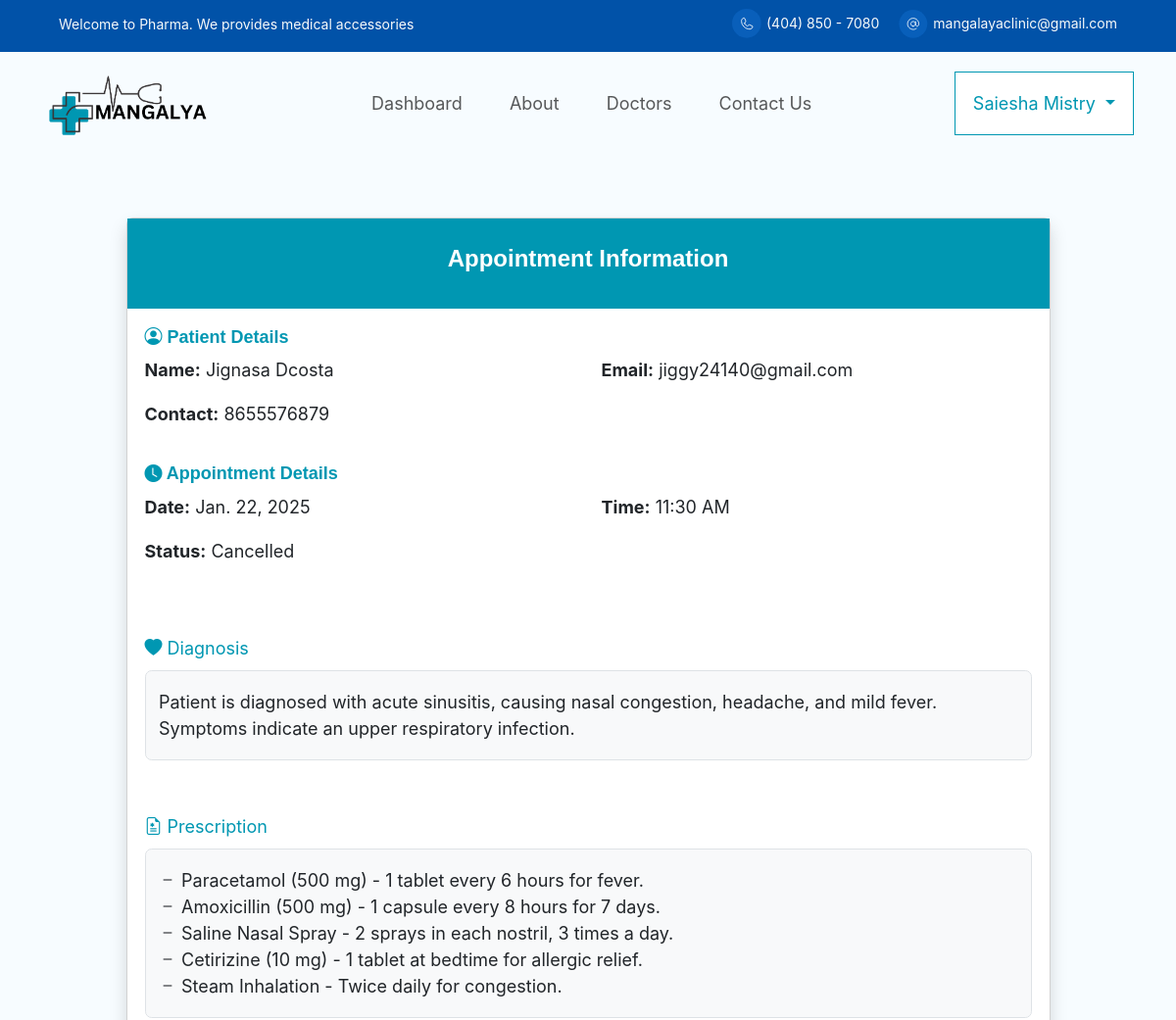
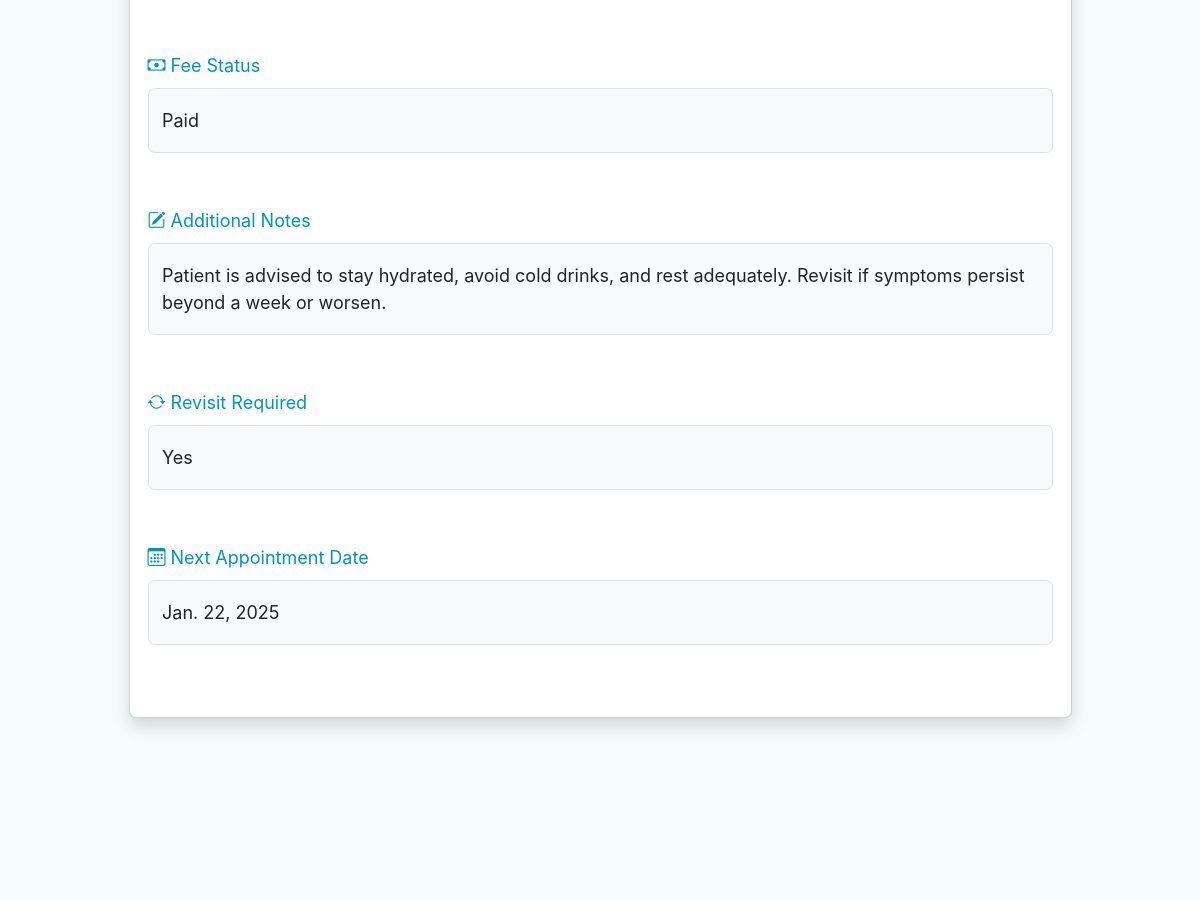
Page /doctor_appointment_detail/2/ (signed in, upper part) on the earlier database version (2 pictures, top to bottom).
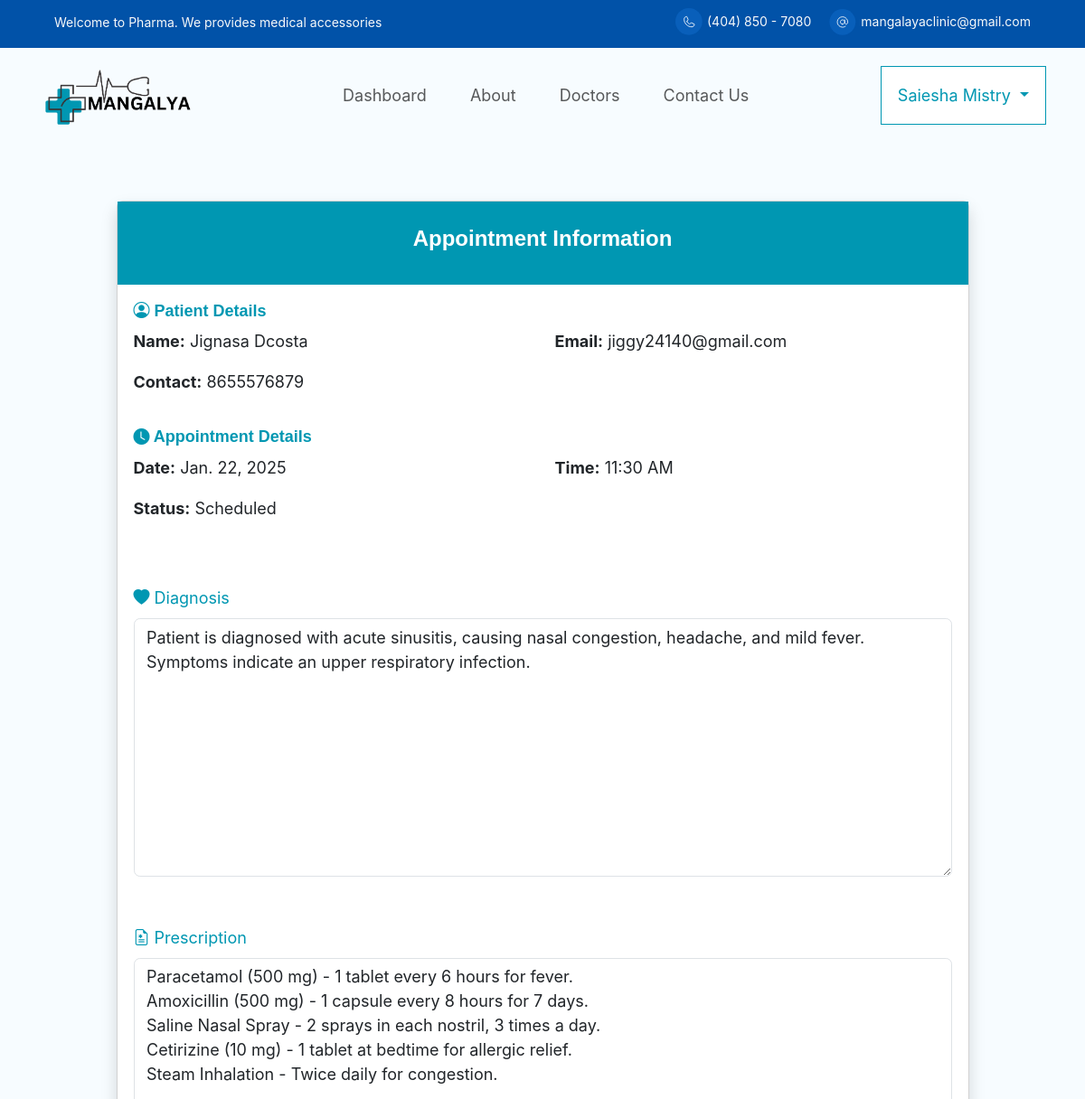
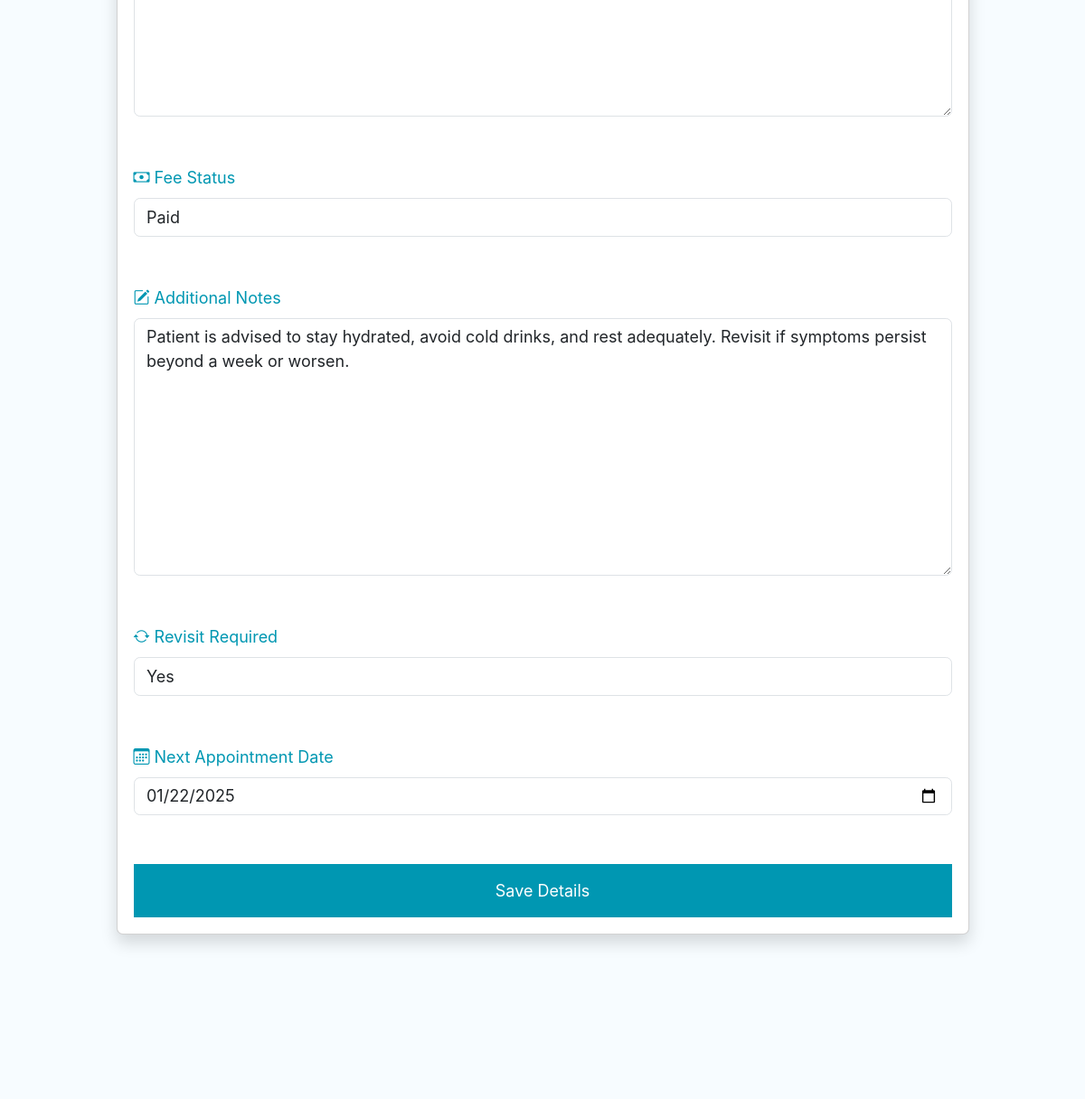
Same page on the later database version (2 pictures, top to bottom).
### appointment/models.py (models this page shows, shortened)
class Appointment(models.Model):
    STATUS_CHOICES = [
        ('Scheduled', 'Scheduled'),
        ('Completed', 'Completed'),
        ('Cancelled', 'Cancelled'),
    ]
    patient = models.ForeignKey(CustomUser, on_delete=models.CASCADE, related_name='appointments', limit_choices_to={'is_patient': True})
    doctor = models.ForeignKey(CustomUser, on_delete=models.CASCADE, related_name='appointments_as_doctor', limit_choices_to={'is_doctor': True})
    date = models.DateField()
    time = models.CharField(max_length=10, choices=TIME_SLOT_CHOICES)
    status = models.CharField(max_length=10, choices=STATUS_CHOICES, default='Scheduled')

class AppointmentDetail(models.Model):
    appointment = models.OneToOneField(Appointment, on_delete=models.CASCADE, related_name='details')
    diagnosis = models.TextField()
    prescription = models.TextField(null=True, blank=True)
    fee_status = models.CharField(max_length=10, choices=[('', 'Select Status'),('Paid', 'Paid'), ('Unpaid', 'Unpaid')],)
    additional_notes = models.TextField(blank=True, null=True)
    revisit_required = models.CharField(max_length=10, choices=[('Yes', 'Yes'), ('No', 'No')],)
    revisit_date = models.DateField(blank=True, null=True)

class CustomUser(AbstractUser):
    email = models.EmailField(unique=True)  # Use email as the unique identifier
    is_patient = models.BooleanField(default=False, db_index=True)
    is_doctor = models.BooleanField(default=False, db_index=True)
    user_permissions=models.ManyToManyField('auth.Permission',related_name='account_user_permission_set',blank=True)
    groups = models.ManyToManyField('auth.Group',related_name='account_user_set',blank=True)
    USERNAME_FIELD = 'email'
    REQUIRED_FIELDS = ['username']
    class Meta:
        indexes = [
            models.Index(fields=['username']),
            models.Index(fields=['email']),
        ]

class PatientProfile(models.Model):
    user = models.OneToOneField(CustomUser, on_delete=models.CASCADE, related_name='patient_profile')
    date_of_birth = models.DateField()
    gender = models.CharField(max_length=1, choices=GENDER_CHOICES)
    contact_number = models.CharField(max_length=15)

### appointment/views.py (the view)
# urls.py: path('doctor_appointment_detail/<int:pid>/', views.doctor_appointment_detail,name='doctor_appointment_detail'),
@login_required
def doctor_appointment_detail(request, pid):
    appointment = get_object_or_404(Appointment, id=pid)
    appointment_detail, created = AppointmentDetail.objects.get_or_create(appointment=appointment)
    prescription_lines = appointment_detail.prescription.splitlines() if appointment_detail.prescription else []
    if request.method == 'POST':
        form = AppointmentDetailForm(request.POST, instance=appointment_detail)
        if form.is_valid():
            form.save()
            return redirect('doctor_dashboard')
    else:
        form = AppointmentDetailForm(instance=appointment_detail)
    return render(request, 'doctor_appointment_detail.html', {
        'form': form,
        'appointment': appointment,
        'prescription_lines': prescription_lines,
    })

### appointment/forms.py (shortened to what this page needs)
class AppointmentDetailForm(forms.ModelForm):
    class Meta:
        model = AppointmentDetail
        fields = ['diagnosis', 'prescription', 'fee_status', 'additional_notes', 'revisit_required', 'revisit_date']
        widgets = {
            'diagnosis': forms.Textarea(attrs={'class': 'form-control'}),
            'prescription': forms.Textarea(attrs={'class': 'form-control'}),
            'fee_status': forms.Select(attrs={'class': 'form-control'}),
            'additional_notes': forms.Textarea(attrs={'class': 'form-control'}),
            'revisit_required': forms.Select(attrs={'class': 'form-control'}),
            'revisit_date': forms.DateInput(attrs={'type': 'date', 'class': 'form-control'}),
        }

### templates/doctor_appointment_detail.html (shortened to what the changed rows need)
{% extends "base.html" %}
{% load static %}
{% block content %}
<div class="container py-5">
    <div id="detailsCard" class="card shadow">
        <div class="card-body">
            <div class="row mb-3">
                <div class="col-md-6">
                    <p><strong>Name:</strong> {{ appointment.patient.first_name }} {{ appointment.patient.last_name }}</p>
                </div>
                <div class="col-md-6">
                    <p><strong>Email:</strong> {{ appointment.patient.email }}</p>
                </div>
                <div class="col-md-6">
                    <p><strong>Contact:</strong> {{ appointment.patient.patient_profile.contact_number }}</p>
                </div>
            </div>
            <div class="row mb-3">
                <div class="col-md-6">
                    <p><strong>Date:</strong> {{ appointment.date }}</p>
                </div>
                <div class="col-md-6">
                    <p><strong>Time:</strong> {{ appointment.time }}</p>
                </div>
                <div class="col-md-6">
                    <p><strong>Status:</strong> {{ appointment.status }}</p>
                </div>
            </div>
        </div>
        <div class="card-body">
            <form method="post">
                <div class="mb-5">
                    <label class="form-label text-brand-color"><i class="bi bi-heart-fill"></i> Diagnosis</label>
                    {% if appointment.status == "Cancelled" %}
                        <p class="form-control bg-light py-3">{{ form.diagnosis.value }}</p>
                    {% else %}
                        {{ form.diagnosis }}
                    {% endif %}
                </div>
                <div class="mb-5">
                    <label class="form-label text-brand-color">
                        <i class="bi bi-file-earmark-medical"></i> Prescription
                    </label>
                    {% if appointment.status == "Cancelled" %}
                        <ul class="form-control bg-light py-3">
                            {% for item in prescription_lines %}
                                {% if item.strip %}
                                    <li class="list-group-item">
                                        <i class="bi bi-dash"></i> {{ item }}
                                    </li>
                                {% endif %}
                            {% empty %}
                                <li class="list-group-item text-muted">No prescription available.</li>
                            {% endfor %}
                        </ul>
                    {% else %}
                        {{ form.prescription }}
                    {% endif %}
                </div>
                <div class="mb-5">
                    <label class="form-label text-brand-color"><i class="bi bi-cash"></i> Fee Status</label>
                    {% if appointment.status == "Cancelled" %}
                        <p class="form-control bg-light py-3">{{ form.fee_status.value }}</p>
                    {% else %}
                        {{ form.fee_status }}
                    {% endif %}
                </div>
                <div class="mb-5">
                    <label class="form-label text-brand-color"><i class="bi bi-pencil-square"></i> Additional Notes</label>
                    {% if appointment.status == "Cancelled" %}
                        <p class="form-control bg-light py-3">{{ form.additional_notes.value }}</p>
                    {% else %}
                        {{ form.additional_notes }}
                    {% endif %}
                </div>
                <div class="mb-5">
                    <label class="form-label text-brand-color"><i class="bi bi-arrow-repeat"></i> Revisit Required</label>
                    {% if appointment.status == "Cancelled" %}
                        <p class="form-control bg-light py-3">{{ form.revisit_required.value }}</p>
                    {% else %}
                        {{ form.revisit_required }}
                    {% endif %}
                </div>
                <div class="mb-5">
                    <label class="form-label text-brand-color"><i class="bi bi-calendar3"></i> Next Appointment Date</label>
                    {% if appointment.status == "Cancelled" %}
                        <p class="form-control bg-light py-3">{{ form.revisit_date.value }}</p>
                    {% else %}
                        {{ form.revisit_date }}
                    {% endif %}
                </div>
                {% if appointment.status != "Cancelled" %}
                    <button type="submit" class="btn btn-primary w-100">
                        Save Details
                    </button>
                {% endif %}
            </form>
        </div>
    </div>
</div>
{% endblock content %}

Differences in the rows shown:
changed Appointment "11:30 AM": status "Cancelled" → "Scheduled"
shown differently, row unchanged: AppointmentDetail "Paid": diagnosis (not shown) → "Patient is diagnosed with acute sinusitis, causing nasal congestion, headache, and mild fever. Symptoms indicate an upper respiratory infection."; prescription (not shown) → "Paracetamol (500 mg) - 1 tablet every 6 hours for fever. Amoxicillin (500 mg) - 1 capsule every 8 hours for 7 days. Saline Nasal Spray - 2 sprays in each nostril, 3 times a day. Cetirizine (10 mg) - 1 tablet at bedtime for allergic relief. Steam Inhalation - Twice daily for congestion."; fee_status (not shown) → "Paid"; additional_notes (not shown) → "Patient is advised to stay hydrated, avoid cold drinks, and rest adequately. Revisit if symptoms persist beyond a week or worsen."; revisit_required (not shown) → "Yes"; revisit_date (not shown) → "01/22/2025"; diagnosis.value "Patient is diagnosed with acute sinusitis, causing nasal congestion, headache, and mild fever. Symptoms indicate an upper respiratory infection." → (not shown); fee_status.value "Paid" → (not shown); additional_notes.value "Patient is advised to stay hydrated, avoid cold drinks, and rest adequately. Revisit if symptoms persist beyond a week or worsen." → (not shown); revisit_required.value "Yes" → (not shown); revisit_date.value "Jan. 22, 2025" → (not shown)
Other differences:
text now shown: "Save Details"
list line gone: "Paracetamol (500 mg) - 1 tablet every 6 hours for fever."
list line gone: "Amoxicillin (500 mg) - 1 capsule every 8 hours for 7 days."
list line gone: "Saline Nasal Spray - 2 sprays in each nostril, 3 times a day."
list line gone: "Cetirizine (10 mg) - 1 tablet at bedtime for allergic relief."
list line gone: "Steam Inhalation - Twice daily for congestion."
